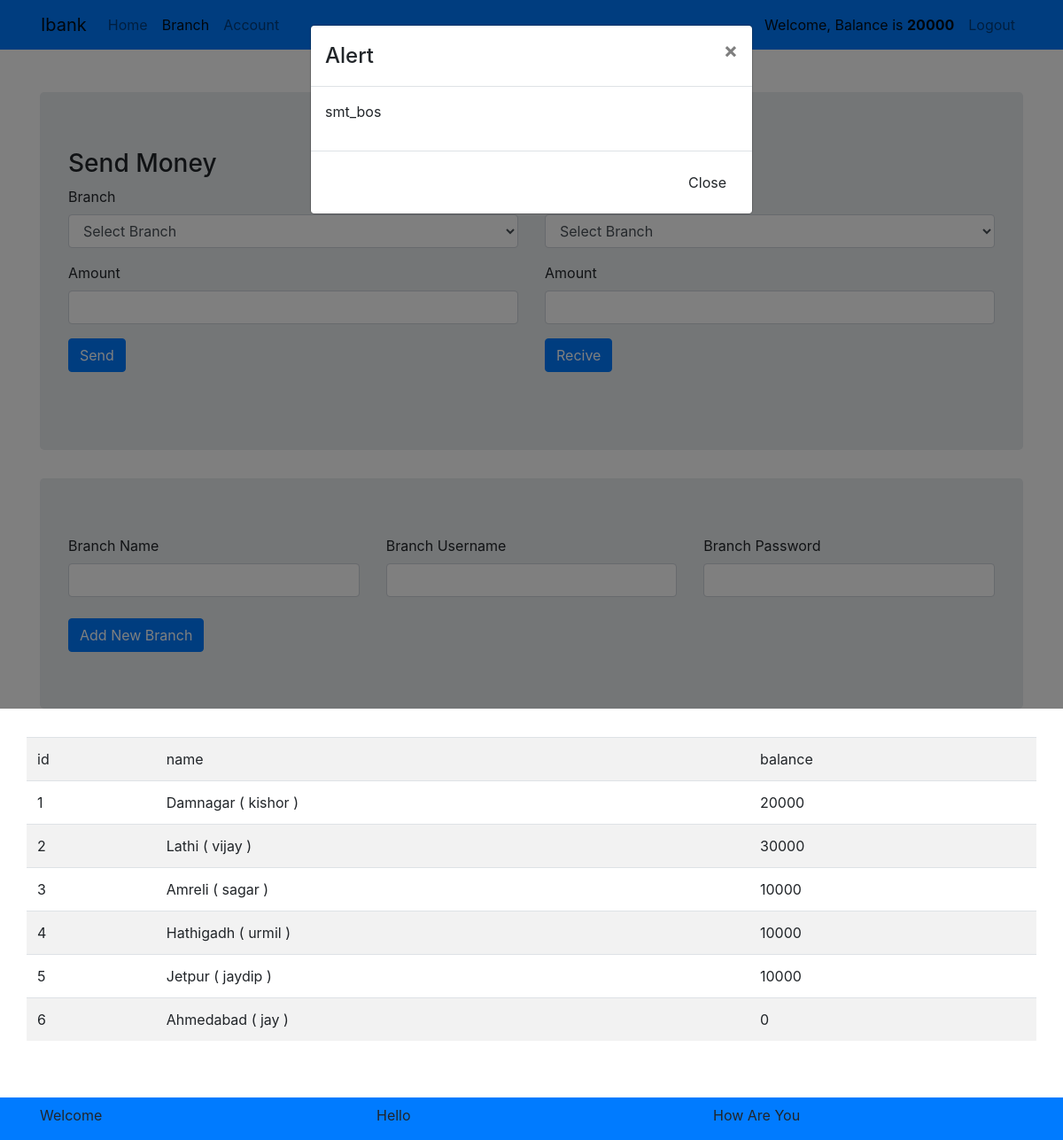
The page /headbranch/branch (signed in) on the database its author committed.
### headbranch/models.py (models this page shows, shortened)
class Branch(models.Model):
    branch_id = models.AutoField(primary_key=True)
    branch_username = models.CharField(max_length=50,unique=True)
    branch_name = models.CharField(max_length=50)
    branch_balance = models.IntegerField(default=0)
    branch_password = models.CharField(max_length=100,default='')

### headbranch/views.py (the view)
# urls.py: path('branch',views.branch,name='branch'),
def branch(request):
    print(request)
    params = hb_auth(request)
    if params['hb_auth'] == False:
        return redirect('/headbranch')
    params = alert(request,params)
    if params['hb_auth'] == True:
        branchs = Branch.objects.all()
        params['branchs'] = branchs
    params['page'] = 'branch'
    return render(request,'headbranch/branch.html',params)

### headbranch/views.py (called while the page is built)
def hb_auth(request):
    params = {}
    if request.session.get('hb_auth',False):
        params['hb_auth'] = True
        hbranch =  HeadBranch.objects.all()
        params['balance'] = hbranch[0].hbranch_balance
    else:
        params['hb_auth'] = False
    return params

def alert(request,params):
    if request.session.get('alert',False):
        params['alert'] = request.session.get('alert')
        request.session.pop('alert')
    return params

### headbranch/templates/headbranch/branch.html (shortened to what this page needs)
{% extends 'headbranch/basic.html' %}
{% block body %}
<div class="container">
    {% if hb_auth == True %}
    <div class="jumbotron">
        <div class="row mb-4">
            <div class="col-md-6">
                <h3>Send Money</h3>
                <form action="send_money" method="POST" id="send_money">
                    <div class="form-group">
                        <label for="branch_id">
                            Branch
                        </label>
                        <select name="branch_id" class="form-control" id="branch_id">
                            <option value="0">Select Branch</option>
                        </select>
                    </div>
                    <div class="form-group">
                        <label for="amount">
                            Amount
                        </label>
                        <input type="number" name="amount" class="form-control" id="amount" />
                    </div>
                    <button type="submit" class="btn btn-primary" id="btn_send">
                        Send
                    </button>
                </form>
            </div>
            <div class="col-md-6">
                <h3>Recive Money</h3>
                <form action="recive_money" method="POST" id="recive_money">
                    <div class="form-group">
                        <label for="branch_id">
                        </label>
                        <select name="branch_id" class="form-control" id="branch_id">
                            <option value="0">Select Branch</option>
                        </select>
                    </div>
                    <div class="form-group">
                        <label for="amount">
                            Amount
                        </label>
                        <input type="number" name="amount" class="form-control" id="amount" />
                    </div>
                    <button type="submit" class="btn btn-primary" id="btn_recive">
                        Recive
                    </button>
                </form>
            </div>
        </div>
    </div>
    <div class="jumbotron">
        <div class="row">
            <div class="col-12">
                <form action="add_branch" method="POST" id="add_branch">
                    <div class="form-group row">
                        <div class="col">
                            <label for="name">
                                Branch Name
                            </label>
                            <input type="text" name="name" class="form-control" id="name" />
                        </div>
                        <div class="col">
                            <label for="username">
                                Branch Username
                            </label>
                            <input type="text" name="username" class="form-control" id="username" />
                        </div>
                        <div class="col">
                            <label for="password">
                                Branch Password
                            </label>
                            <input type="text" name="password" class="form-control" id="password" />
                        </div>
                    </div>
                    <button type="submit" class="btn btn-primary mt-2" id="btn_recive">
                        Add New Branch
                    </button>
                </form>
            </div>
        </div>
    </div>
    <div class="row">
        <table class="table table-striped table-hover">
            <tr>
                <td>id</td>
                <td>name</td>
                <td>balance</td>
            </tr>
            {% for i in branchs %}
            <tr>
                <td>{{ i.branch_id }}</td>
                <td>{{ i.branch_name }} ( {{ i.branch_username }} )</td>
                <td>{{ i.branch_balance }}</td>
            </tr>
            {% endfor %}
        </table>
    </div>
    {% endif %}
</div>
{% endblock %}

### headbranch/templates/headbranch/basic.html (style rules this page uses)
input[type=number] { -moz-appearance: textfield; }

### rows shown on the page
Branch: branch_id "1", branch_name "Damnagar", branch_username "kishor", branch_balance "20000"
Branch: branch_id "2", branch_name "Lathi", branch_username "vijay", branch_balance "30000"
Branch: branch_id "3", branch_name "Amreli", branch_username "sagar", branch_balance "10000"
Branch: branch_id "4", branch_name "Hathigadh", branch_username "urmil", branch_balance "10000"
Branch: branch_id "5", branch_name "Jetpur", branch_username "jaydip", branch_balance "10000"
Branch: branch_id "6", branch_name "Ahmedabad", branch_username "jay", branch_balance "0"

### other values the page prints
{{ balance }} "20000"
{{ alert }} "smt_bos"
